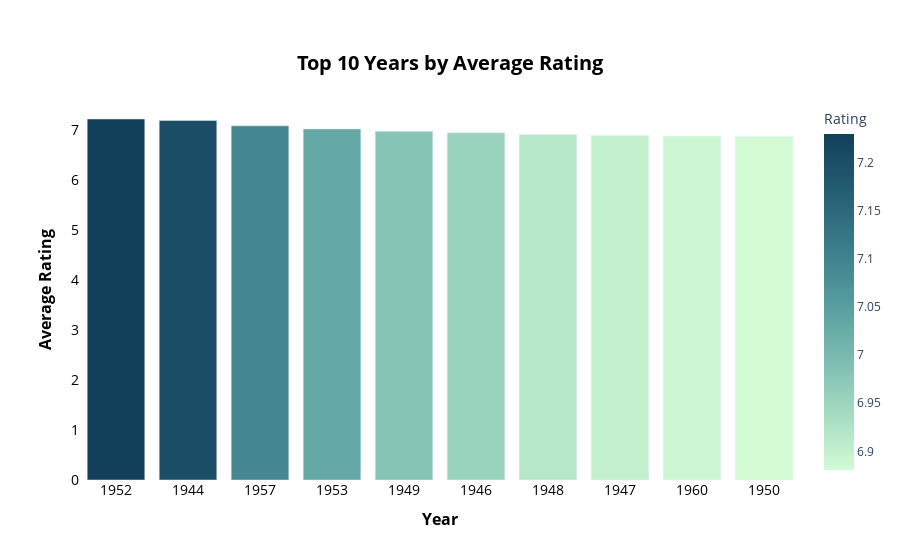

Notebook source saved alongside this figure:
### Code cell
year_avg_rating = df.groupby('Year')['Rating'].mean().reset_index()

top_5_years = year_avg_rating.nlargest(10, 'Rating')
fig = px.bar(top_5_years, x='Year', y='Rating', title='<b>Top 10 Years by Average Rating</b>', color = "Rating", 
             color_continuous_scale = "darkmint")
fig.update_xaxes(type='category',tickfont_size=14, color ='black') 
fig.update_yaxes(tickfont_size=14, color ='black')
fig.update_layout(xaxis_title='<b>Year</b>', yaxis_title='<b>Average Rating</b>', plot_bgcolor = 'white', title_font=dict(size=20), 
                  xaxis=dict(title_font=dict(size=16)), yaxis=dict(title_font=dict(size=16),color='black'),
                title={'y':0.9, 'x':0.5, 'xanchor': 'center','yanchor': 'top'},title_font_color="black")
fig.show()

### Figure 1 — Plotly figure (JSON) as saved in the notebook; plotly's stock layout.template omitted (floating-point values rounded to 4 significant figures)
{"data": [{"alignmentgroup": "True", "hovertemplate": "Year=%{x}<br>Rating=%{marker.color}<extra></extra>", "legendgroup": "", "marker": {"color": [7.229, 7.2, 7.093, 7.031, 6.982, 6.955, 6.917, 6.9, 6.889, 6.881], "coloraxis": "coloraxis", "pattern": {"shape": ""}}, "name": "", "offsetgroup": "", "orientation": "v", "showlegend": false, "textposition": "auto", "type": "bar", "x": [1952, 1944, 1957, 1953, 1949, 1946, 1948, 1947, 1960, 1950], "xaxis": "x", "y": [7.229, 7.2, 7.093, 7.031, 6.982, 6.955, 6.917, 6.9, 6.889, 6.881], "yaxis": "y"}], "layout": {"barmode": "relative", "coloraxis": {"colorbar": {"title": {"text": "Rating"}}, "colorscale": [[0, "rgb(210, 251, 212)"], [0.1667, "rgb(165, 219, 194)"], [0.3333, "rgb(123, 188, 176)"], [0.5, "rgb(85, 156, 158)"], [0.6667, "rgb(58, 124, 137)"], [0.8333, "rgb(35, 93, 114)"], [1, "rgb(18, 63, 90)"]]}, "legend": {"tracegroupgap": 0}, "plot_bgcolor": "white", "title": {"font": {"color": "black", "size": 20}, "text": "<b>Top 10 Years by Average Rating</b>", "x": 0.5, "xanchor": "center", "y": 0.9, "yanchor": "top"}, "xaxis": {"anchor": "y", "color": "black", "domain": [0, 1], "tickfont": {"size": 14}, "title": {"font": {"size": 16}, "text": "<b>Year</b>"}, "type": "category"}, "yaxis": {"anchor": "x", "color": "black", "domain": [0, 1], "tickfont": {"size": 14}, "title": {"font": {"size": 16}, "text": "<b>Average Rating</b>"}}}}
